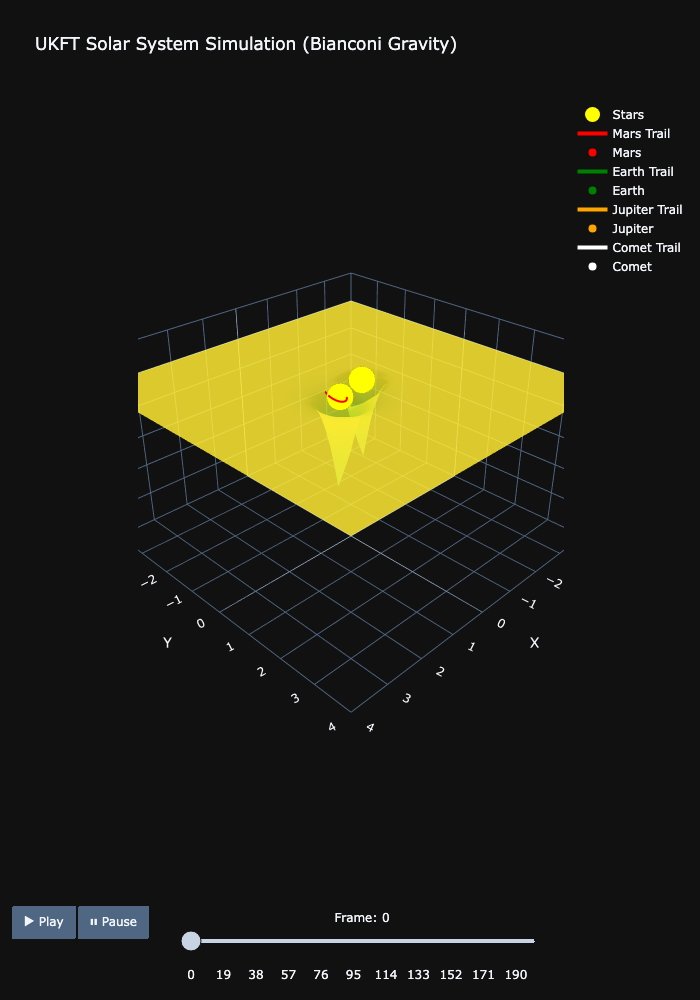

Write Python code to recreate this figure.
# experiments/08_ukft_solar_system.py
"""
UKFT Solar System Simulator (Bianconi Force) ☀️🪐

Demonstration of multi-body orbital stability using Entropic Gravity.
Features:
- Central binary "Star" (rotating heavy source).
- Multiple "Planets" (test particles) initialized at different radii.
- Uses the Unified 3D Visualizer with Slider Fix.
"""

import numpy as np
import plotly.graph_objects as go
import os
import sys

# Ensure local package is findable
sys.path.append(os.path.join(os.path.dirname(__file__), '..'))
from ukft_sim.vis import create_3d_entropic_animation
from ukft_sim.physics import get_analytic_density_and_gradient

# Parameters
sigma = 0.2
alpha_entropic = 2.0
lambda_cosmo = 0.05
m_heavy = 10.0
dt = 0.01             # Finer time step for stability
n_steps = 2000
animate_every = 10
z_scale = 0.5         # Reduced for better visual dynamic range

# Initial Conditions - Solar System
# Binary Star
radius_star = 0.5
omega_star = 0.8
m_star = 10.0

# Planets (Test Particles)
# Adjust Mars velocity to desynchronize from Star Rotation (which is 0.8 rad/s)
# Mars R=1.5. v_circ for sync = 1.2.
# Let's make Mars faster: v=1.5 -> omega = 1.0. 
# Or slower: v=0.9 -> omega = 0.6.
planets_init = [
    # Inner Rocky
    {'pos': [1.5, 0, 0.1],  'vel': [0, 1.5, 0], 'color': 'red',   'name': 'Mars'}, # Faster
    # Goldilocks
    {'pos': [2.2, 0, 0.0],  'vel': [0, 1.8, 0], 'color': 'green', 'name': 'Earth'},
    # Gas Giant
    {'pos': [-3.0, 0, -0.1], 'vel': [0, -2.5, 0], 'color': 'orange', 'name': 'Jupiter'},
    # Comet (Elliptical)
    {'pos': [0, 4.0, 0.5], 'vel': [-0.5, 0, 0], 'color': 'white', 'name': 'Comet'}
]

# State vectors
# Heavy sources (managed explicitly as time-dependent field sources)
# Planets (integrated via Euler)

planet_positions = [ [np.array(p['pos'])] for p in planets_init ]
planet_vels = [ np.array(p['vel']) for p in planets_init ]
planet_times = [ 0.0 for p in planets_init ] # track proper time for each planet

# Animation frames
frames = []

# Grid for visual sheet
grid_size = 40
x_grid = np.linspace(-4, 4, grid_size)
y_grid = np.linspace(-4, 4, grid_size)
X, Y = np.meshgrid(x_grid, y_grid)

print("Running UKFT Solar System Simulation (Local Proper Time Dilation)...")

pos_stars_hist_1 = []
pos_stars_hist_2 = []

for step in range(n_steps):
    if step % 200 == 0:
        print(f"Step {step}/{n_steps}")
        
    t = step * dt
    angle = omega_star * t
    
    # Binary Star Positions in Global Coordinate Frame (for visual drawing)
    p_star1 = np.array([radius_star * np.cos(angle), radius_star * np.sin(angle), 0])
    p_star2 = np.array([radius_star * np.cos(angle + np.pi), radius_star * np.sin(angle + np.pi), 0])
    
    pos_stars_hist_1.append(p_star1)
    pos_stars_hist_2.append(p_star2)

    # Update Planets individually in their own proper timeframes
    for i, p_hist in enumerate(planet_positions):
        pos = p_hist[-1]
        vel = planet_vels[i]
        t_p = planet_times[i] # current proper time of this planet
        
        # Star positions in this planet's proper timeframe
        angle_p = omega_star * t_p
        p_star1_p = np.array([radius_star * np.cos(angle_p), radius_star * np.sin(angle_p), 0])
        p_star2_p = np.array([radius_star * np.cos(angle_p + np.pi), radius_star * np.sin(angle_p + np.pi), 0])
        sources_p = [(p_star1_p, m_star), (p_star2_p, m_star)]
        
        rho, grad = get_analytic_density_and_gradient(pos, sources_p, sigma)
        
        # Calculate local proper time step: dt_p = dt_base * (rho_base / (rho + eps))
        # Slows down (dilates) in dense regions near stars, speeds up in deep voids
        dt_p = dt * (0.5 / (rho + 0.05))
        dt_p = np.clip(dt_p, 0.001, 0.03) # clamp for stability
        
        # F = alpha * grad(rho)/rho + lambda * pos
        eps_rho = 1e-12
        acc = alpha_entropic * grad / (rho + eps_rho)
        acc += lambda_cosmo * pos
        
        # Damping for stability
        vel *= 0.999
        
        vel += acc * dt_p
        new_pos = pos + vel * dt_p
        
        p_hist.append(new_pos)
        planet_vels[i] = vel
        planet_times[i] += dt_p

    # Build Frame
    if step % animate_every == 0 or step == n_steps - 1:
        # Dynamic Sheet potential Z
        # Use Gaussian wells for visualization to match the analytic density field
        # Z ~ - Sum(m * exp(-r^2/2sigma^2))
        
        # Calculate rho grid for Stars
        dist1_sq = (X - p_star1[0])**2 + (Y - p_star1[1])**2
        dist2_sq = (X - p_star2[0])**2 + (Y - p_star2[1])**2
        
        # Gaussian Wells for Stars
        # We invert the density to show "gravity wells"
        rho_stars = m_star * np.exp(-dist1_sq / (2 * sigma**2)) + \
                    m_star * np.exp(-dist2_sq / (2 * sigma**2))
        
        # Add planet dents (Visual only)
        # We give planets a slightly sharper sigma for visibility
        rho_planets = np.zeros_like(rho_stars)
        sigma_visual_planet = 0.5
        for i, p_hist in enumerate(planet_positions):
            p_curr = p_hist[-1]
            dist_p_sq = (X - p_curr[0])**2 + (Y - p_curr[1])**2
            # Visual mass factor 2.0
            rho_planets += 2.0 * np.exp(-dist_p_sq / (2 * sigma_visual_planet**2))
            
        # Z is represented as negative density (Deep wells where mass is high)
        Z = - z_scale * (rho_stars + rho_planets)
        
        # No clamping needed for Gaussians as they are finite
        
        frame_data = [
            # Gravity Well
            go.Surface(x=X, y=Y, z=Z, 
                       colorscale='viridis', 
                       # Dynamic Range: -20 (deep well) to 0 (flat space)
                       cmin=-20, cmax=0,
                       opacity=0.8, 
                       showscale=False),
            # Stars
            go.Scatter3d(x=[p_star1[0], p_star2[0]], y=[p_star1[1], p_star2[1]], z=[0,0], 
                         mode='markers', marker=dict(color='yellow', size=15), name='Stars'),
        ]
        
        # Add Planets and Trails
        for i, p_hist in enumerate(planet_positions):
            # Trail (last 50 steps)
            trail_len = 50
            trail = np.array(p_hist[-trail_len:]) if len(p_hist) > 1 else np.array([p_hist[0]])
            
            frame_data.append(go.Scatter3d(
                x=trail[:,0], y=trail[:,1], z=trail[:,2],
                mode='lines', line=dict(color=planets_init[i]['color'], width=4),
                name=f"{planets_init[i]['name']} Trail"
            ))
            # Head
            curr = p_hist[-1]
            frame_data.append(go.Scatter3d(
                x=[curr[0]], y=[curr[1]], z=[curr[2]],
                mode='markers', marker=dict(color=planets_init[i]['color'], size=8),
                name=planets_init[i]['name']
            ))
            
        frames.append(go.Frame(data=frame_data, name=str(step)))

# Final Plot
fig = create_3d_entropic_animation(
    frames, 
    title="UKFT Solar System Simulation (Bianconi Gravity)",
    ranges={'x': [-4,4], 'y': [-4,4], 'z': [-10, 2]}
)

# SNAPSHOT: Use the final frame for the static PNG so it looks interesting
# and ensures the WebGL renderer has "warmed up" with full geometry
print("Generating static preview (using final frame)...")
original_data = fig.data
fig.update(data=frames[-1].data)
png_file = "results/08_ukft_solar_system.png"
try:
    fig.write_image(png_file)
    print(f"Saved plot image to {png_file}")
except Exception as e:
    print(f"Could not save PNG: {e}")

# REVERT: Reset to Frame 0 for the interactive HTML so it starts at t=0
print("Generating interactive HTML...")
fig.update(data=original_data)
output_file = "results/08_ukft_solar_system.html"
fig.write_html(output_file)
print(f"Solar System saved to {output_file}")
